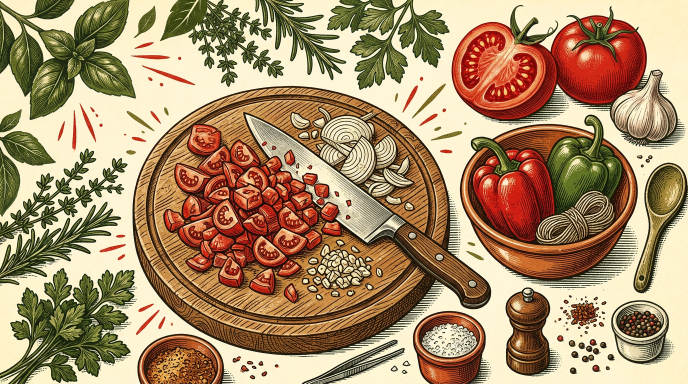
#> input picture proekt/03-chernoviki/zhurnalnoe-znakomstvo/illust-01.png, 1376 x 768 px (shown at 1/2 size); its folder holds 3 pictures in this run
$ python sobrat.py
#> lines starting #> are read from the running program, lines starting #| are printed output that depends on the picture
"""Сборка трёх демонстрационных страниц. Нужны Pillow и шрифты DejaVu."""
from PIL import Image, ImageDraw, ImageFont, ImageOps
from pathlib import Path
P=Path(__file__).resolve().parent
CREAM='#f9f1dd'; INK='#26291e'; GREEN='#354b29'; RED='#b92e21'
FONT='/usr/share/fonts/truetype/dejavu/'
def font(size,bold=False,serif=False):
 return ImageFont.truetype(FONT+('DejaVuSerif-Bold.ttf' if serif else 'DejaVuSans-Bold.ttf' if bold else 'DejaVuSans.ttf'),size)
def base(number):
#> called with number = 1
 im=Image.new('RGB',(1080,1350),CREAM); d=ImageDraw.Draw(im)
#> after `im = Image.new('RGB', (1080, 1350), CREAM)`:
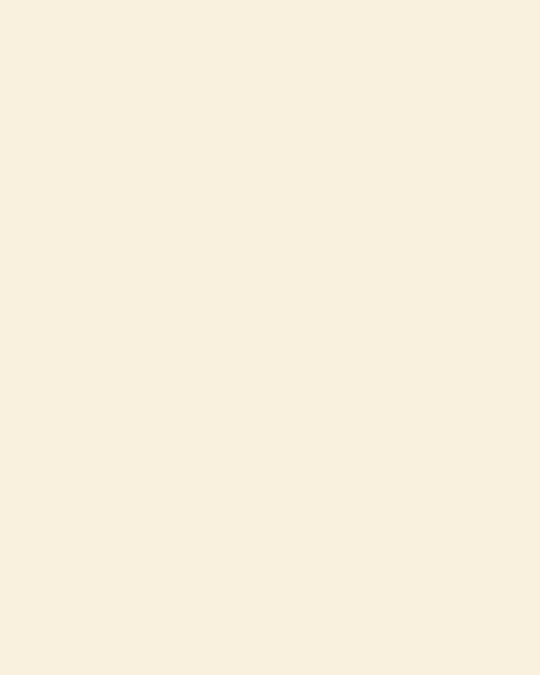
#> im: PIL image 1080x1350 RGB (shown at 1/2 size); mean R, G, B 249, 241, 221
 d.text((58,32),'ПОПЕРЁК ВОЛОКОН',font=font(24,True),fill=GREEN)
 d.text((957,32),f'0{number}',font=font(25,True),fill=GREEN)
 d.line((58,75,1022,75),fill=GREEN,width=3)
 d.line((58,1290,1022,1290),fill=GREEN,width=3)
 d.text((58,1302),'КУХНЯ БЕЗ ФИЛЬТРОВ',font=font(20,True),fill=GREEN)
 return im,d
def pic(im,n,box):
#> called with n = 1, box = (58, 325, 964, 615)
 x,y,w,h=box;img=Image.open(P/f'illust-0{n}.png').convert('RGB');im.paste(ImageOps.fit(img,(w,h),method=Image.Resampling.LANCZOS),(x,y));ImageDraw.Draw(im).rectangle((x,y,x+w-1,y+h-1),outline=INK,width=3)
#> in pic, img is the input picture: PIL image 1376x768 RGB; mean R, G, B 169.3, 141.1, 106.1
def lines(d,x,y,items,size=40,spacing=58,color=INK,bold=False):
#> called with x = 58, y = 1058, size = 37, spacing = 57, color = '#26291e', bold = False
 for i,line in enumerate(items): d.text((x,y+i*spacing),line,font=font(size,bold),fill=color)
# Первая страница — обложка журнала, иллюстрация и короткое введение.
im,d=base(1)
d.text((58,112),'МЕСТО, ГДЕ',font=font(71,serif=True),fill=RED)
d.text((58,205),'ГОВОРЯТ О КУХНЕ',font=font(67,serif=True),fill=GREEN)
pic(im,1,(58,325,964,615))
d.text((58,982),'Давайте знакомиться.',font=font(47,True),fill=INK)
lines(d,58,1058,['Готовите дома или работаете поваром?','Здесь найдётся тема для разговора.'],37,57)
im.save(P/'stranica-01.png',optimize=True)
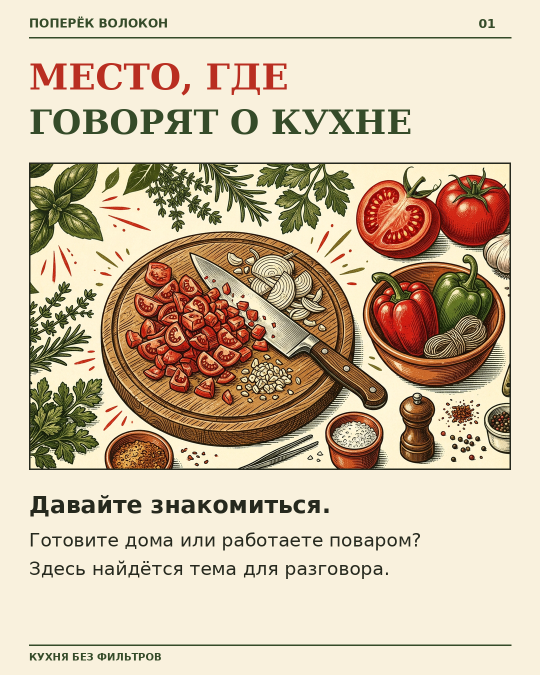
#> saved as stranica-01.png: PIL image 1080x1350 RGB (shown at 1/2 size); mean R, G, B 208.3, 190.7, 165.1
# Вторая страница — темы, а не выдуманный опыт.
im,d=base(2);pic(im,2,(58,110,964,560))
#> call 2 of pic, with n = 2, box = (58, 110, 964, 560)
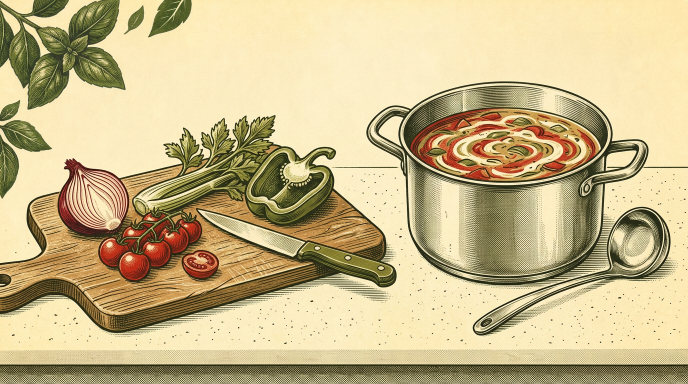
#> input picture proekt/03-chernoviki/zhurnalnoe-znakomstvo/illust-02.png, 1376 x 768 px (shown at 1/2 size)
#> in pic, img is the input picture: PIL image 1376x768 RGB; mean R, G, B 199.8, 183.1, 138.1
d.text((58,710),'О ЧЁМ БУДЕМ ГОВОРИТЬ',font=font(46,True),fill=GREEN)
d.line((58,782,260,782),fill=RED,width=7)
lines(d,58,815,['О готовке дома и работе поваров.','О приёмах, которые помогают на кухне,','и вопросах, на которые нет одного ответа.'],38,58)
im.save(P/'stranica-02.png',optimize=True)
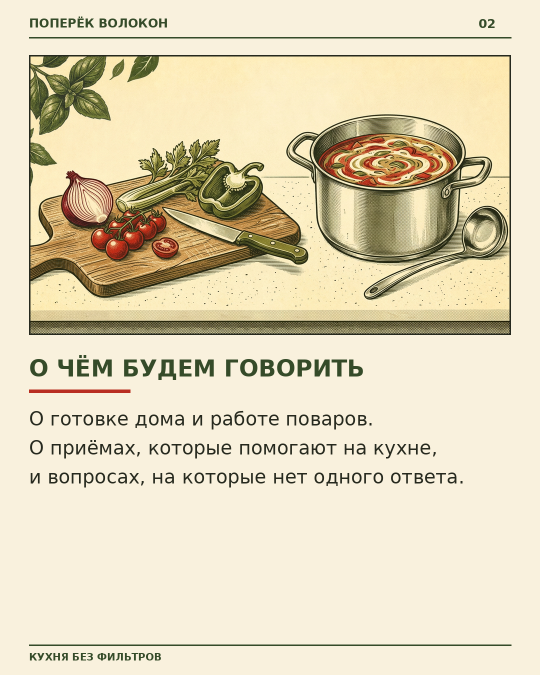
#> saved as stranica-02.png: PIL image 1080x1350 RGB (shown at 1/2 size); mean R, G, B 224.2, 213.5, 184.5
# Третья страница — предметный разговор и вопрос читателям.
im,d=base(3);pic(im,3,(58,110,964,560))
#> call 3 of pic, with n = 3, box = (58, 110, 964, 560)
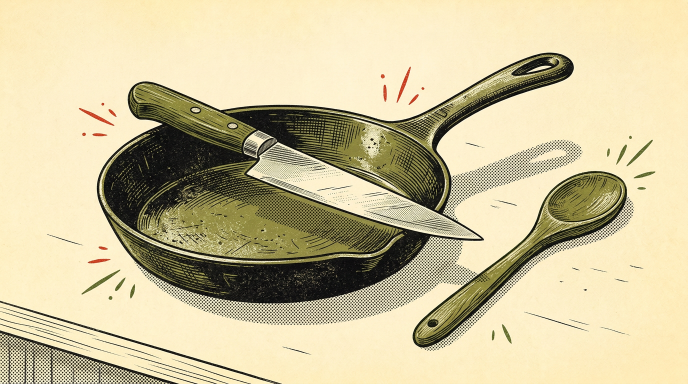
#> input picture proekt/03-chernoviki/zhurnalnoe-znakomstvo/illust-03.png, 1376 x 768 px (shown at 1/2 size)
#> in pic, img is the input picture: PIL image 1376x768 RGB; mean R, G, B 204.4, 193.7, 156.6
#> in pic (call 3), `im.paste(ImageOps.fit(img, (w, h), method=Image.Resampling.LANCZOS), (`:
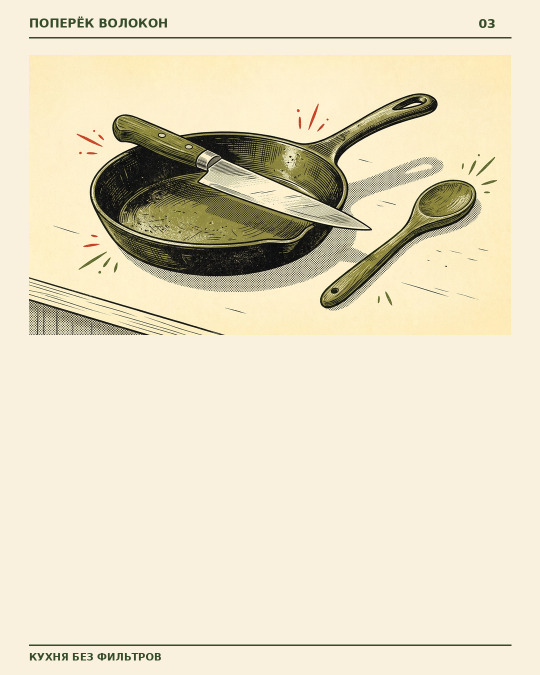
#> im: PIL image 1080x1350 RGB (shown at 1/2 size); mean R, G, B 230.4, 221.7, 195.4
d.text((58,710),'ВЕЩИ — В ДЕЛЕ',font=font(50,True),fill=RED)
d.line((58,782,260,782),fill=GREEN,width=7)
lines(d,58,815,['Будем разбираться, что удобно на кухне','и за что действительно стоит платить.','Выводы — после проверки, не до неё.'],38,58)
d.text((58,1055),'С чего начнём?',font=font(46,True),fill=GREEN)
lines(d,58,1120,['Приёмы, профессия или инвентарь?'],37,55)
im.save(P/'stranica-03.png',optimize=True)
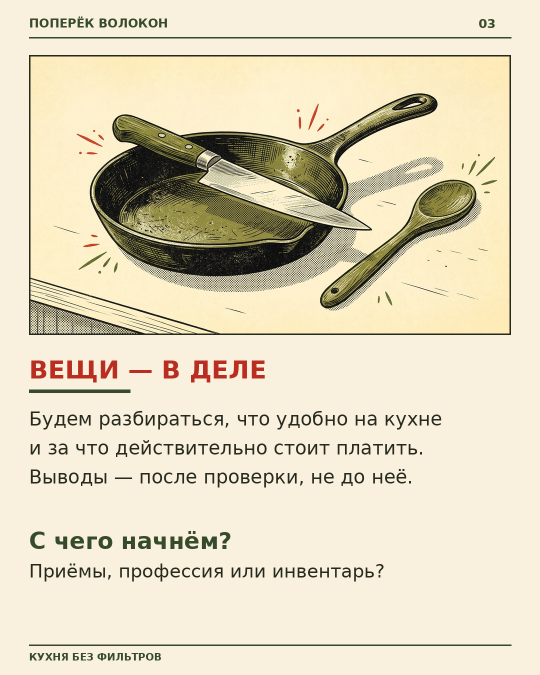
#> saved as stranica-03.png: PIL image 1080x1350 RGB (shown at 1/2 size); mean R, G, B 224.7, 215.7, 189.8
